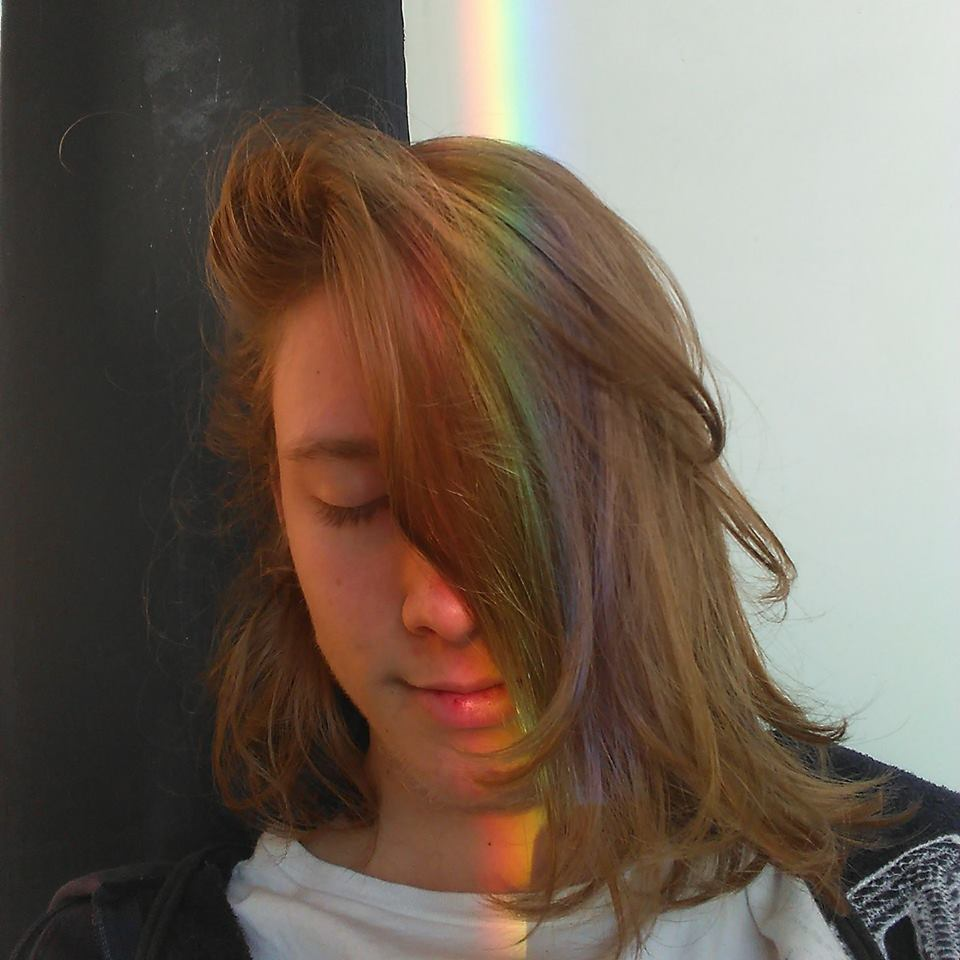
#> input picture PS02/images/ramon.jpg, 960 x 960 px, given in place of amro.jpg, which was not available
$ python 2.py
#> lines starting #> are read from the running program, lines starting #| are printed output that depends on the picture; pictures that were not available may be replaced by others from this repository, and a replacement may not be noted
'''import numpy as np
import argparse
import cv2
from skimage.exposure import rescale_intensity

def convolve(image, kernel):
	(iH, iW) = image.shape[:2]
	(kH, kW) = kernel.shape[:2]
	pad = (kW - 1) // 2
	image = cv2.copyMakeBorder(image, pad, pad, pad, pad, cv2.BORDER_REPLICATE)
	output = np.zeros((iH, iW), dtype="float32")
	for y in np.arange(pad, iH + pad):
		for x in np.arange(pad, iW + pad):
			roi = image[y - pad:y + pad + 1, x - pad:x + pad + 1]
			k = (roi * kernel).sum()
			output[y - pad, x - pad] = k
	output = np.absolute(output)
	output = rescale_intensity(output, in_range=(0, 255))
	output = (output * 255).astype("uint8")

	return output

ramonEdger = np.array((
	[-1, -5, -2, 1, 1],
	[-5, -2, -4, 2, 1],
	[-4, -4, 0, 4, 4],
    [-1, -2, 4, 2, 5],
    [-1, -1, 2, 5, 1]), dtype="int")

image = cv2.imread("images/amro.jpg")

gray = cv2.cvtColor(image, cv2.COLOR_BGR2GRAY)

convolveOutput = convolve(gray, ramonEdger)
cv2.imshow("original", gray)
convolveOutput[convolveOutput < 255] = 0
cv2.imshow("CONVOLUCIONADO",convolveOutput)
cv2.waitKey(0)
cv2.destroyAllWindows()
'''

import cv2
import numpy as np
from matplotlib import pyplot as plt

img = cv2.imread('images/amro.jpg',0)
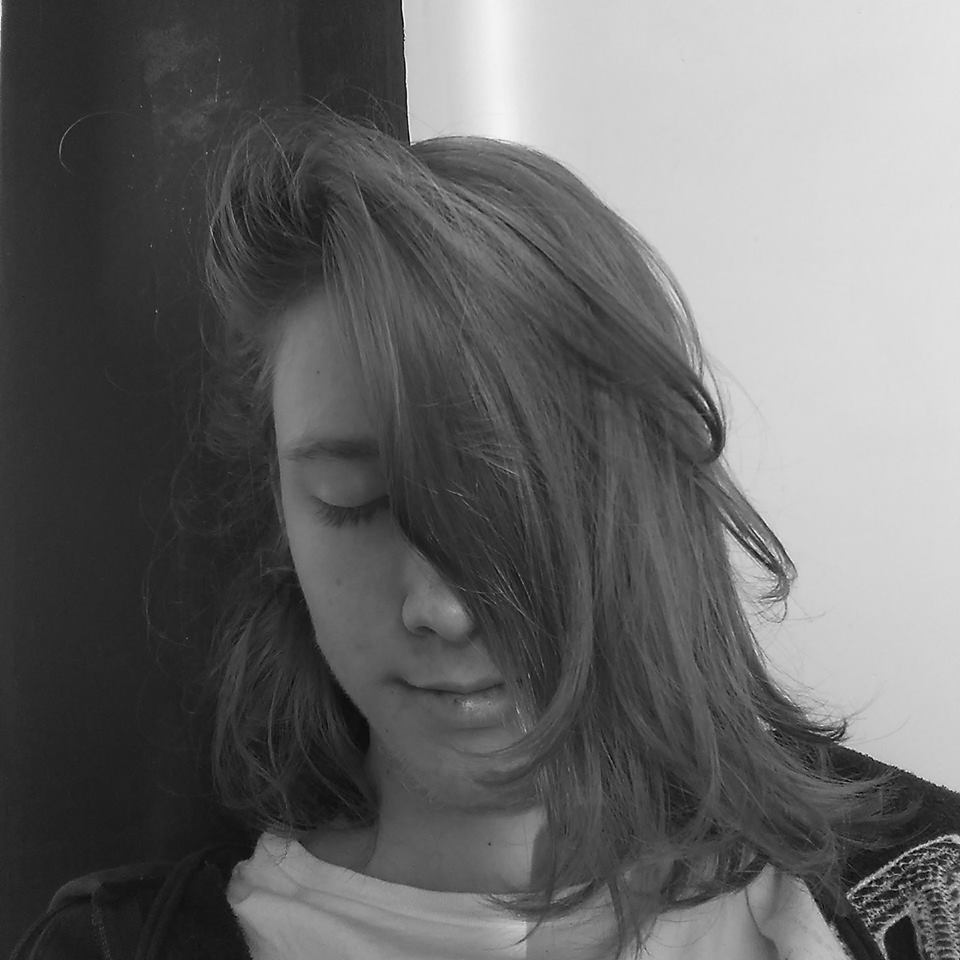
#> img: shape (960, 960); min 0, max 255, mean 103.8
edges = cv2.Canny(img,100,200)
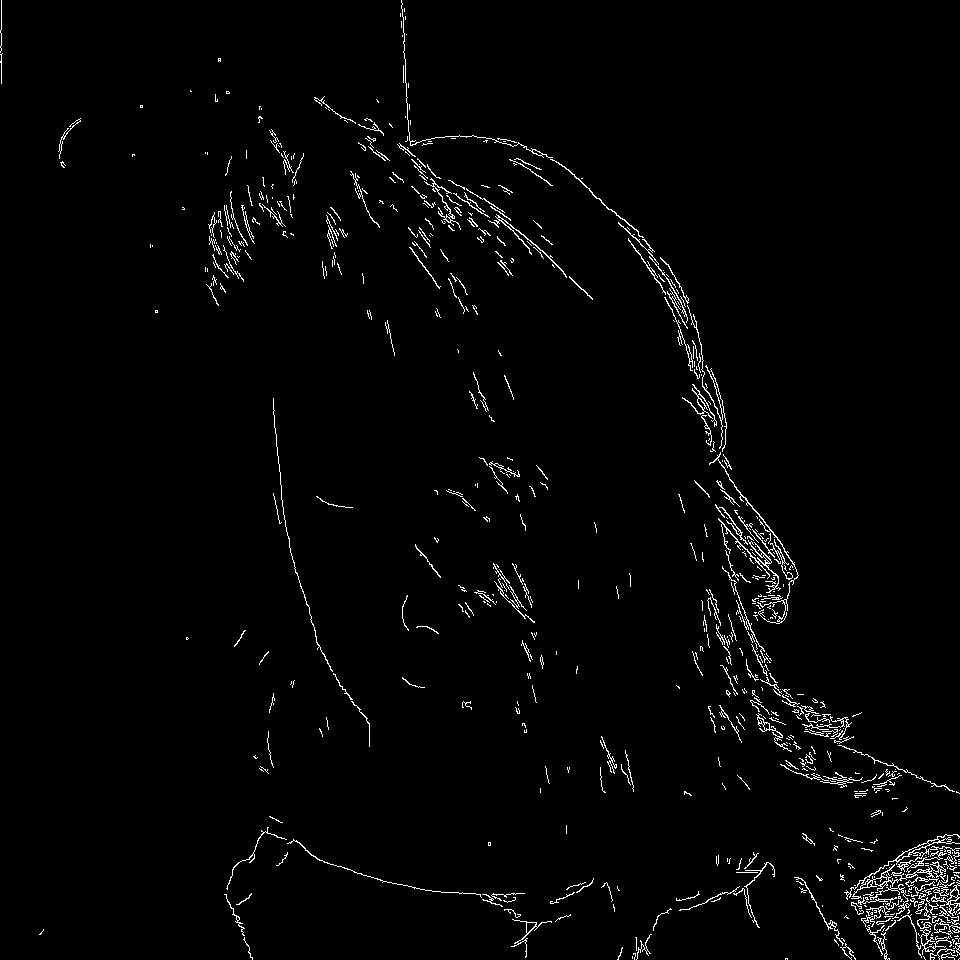
#> edges: shape (960, 960); 1.9% white in thin lines or dots
plt.subplot(121),plt.imshow(img,cmap = 'gray')
plt.title('Original Image'), plt.xticks([]), plt.yticks([])
plt.subplot(122),plt.imshow(edges,cmap = 'gray')
plt.title('Edge Image'), plt.xticks([]), plt.yticks([])
cv2.imwrite("AAA.jpg", edges)
plt.show()
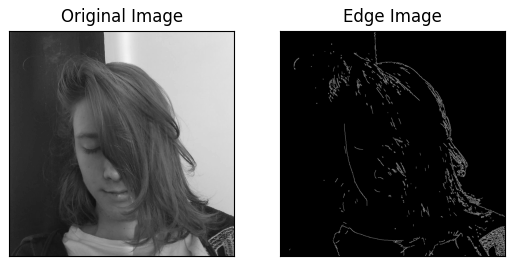
#> figure drawn by matplotlib, 2 panels

$ run again, on PS02/images/NoisyBear.png
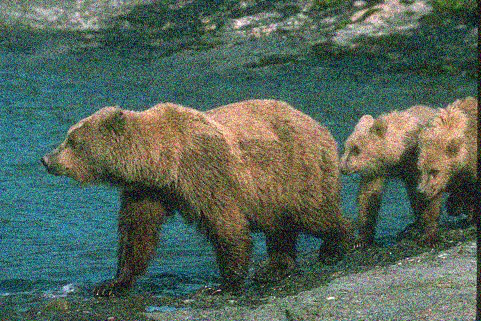
#> input picture PS02/images/NoisyBear.png, 481 x 321 px, given in place of amro.jpg, which was not available
#> `edges = cv2.Canny(img,100,200)`:
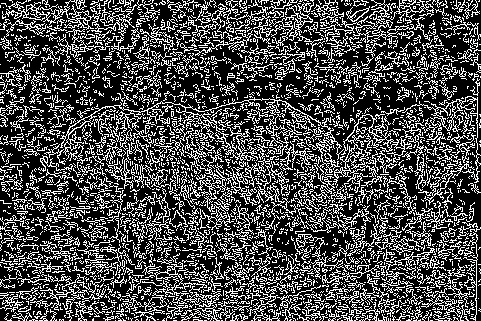
#> edges: shape (321, 481); 29.4% white in thin lines or dots
#> `plt.show()`:
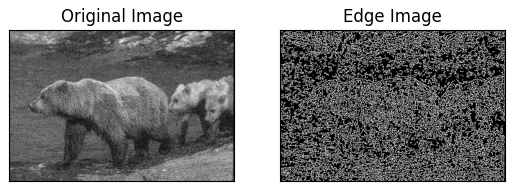
#> figure drawn by matplotlib, 2 panels
